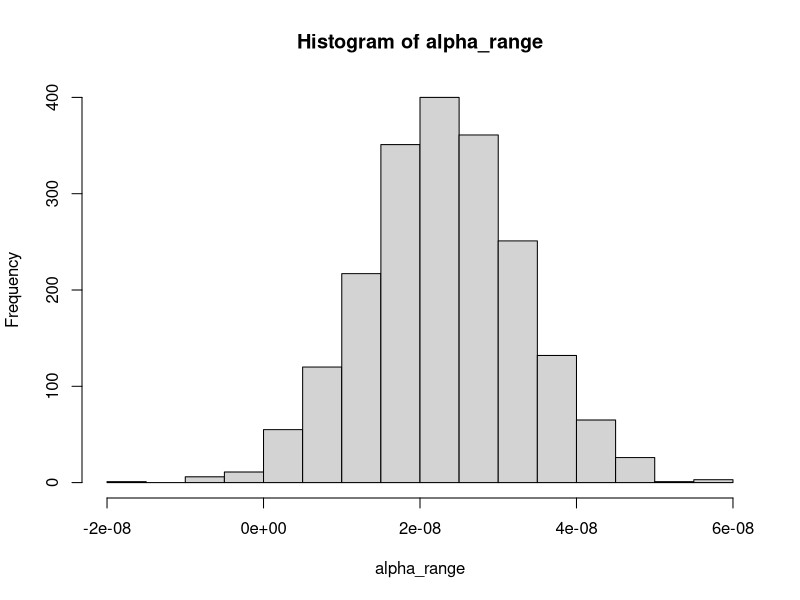
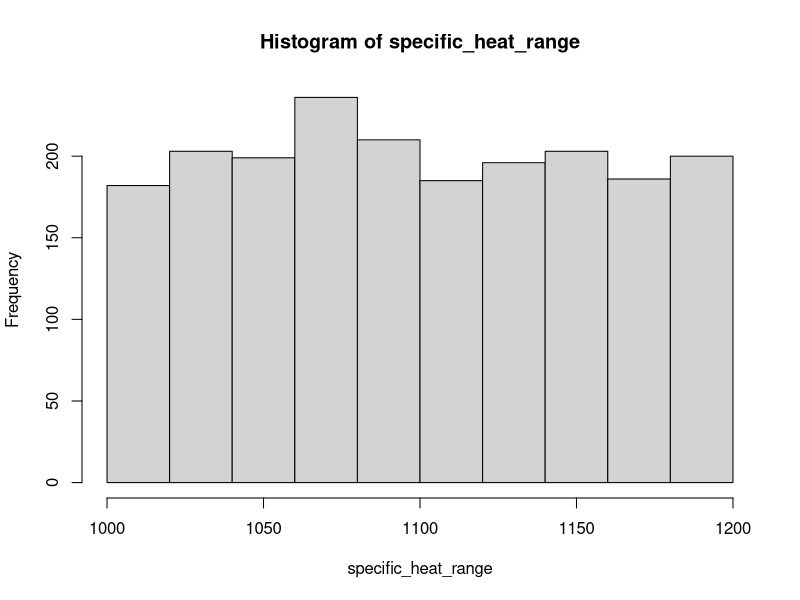
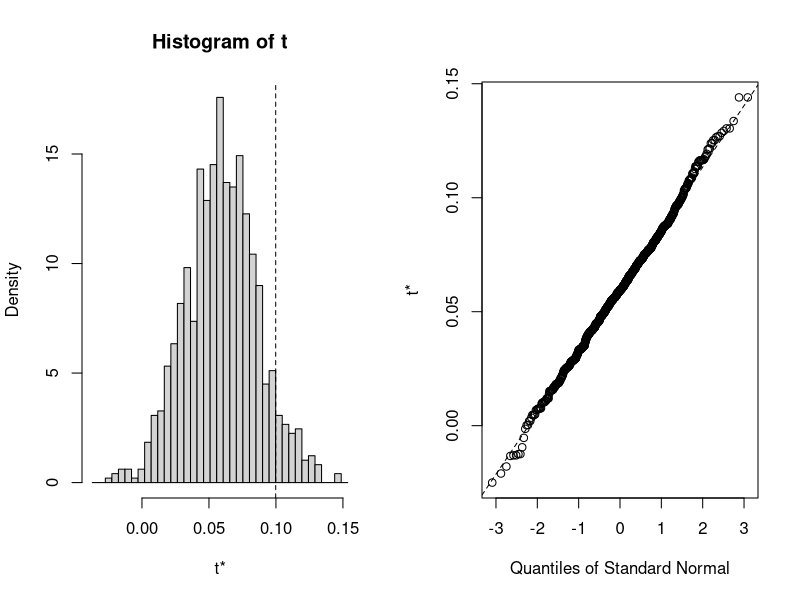

Here is the R script that generated these plots, in order:
library(boot)
#select alpha values with mean and sd of previously determined values
alpha_range<-rnorm(n=2000, mean=2.359007*10^-08, sd=9.987034*10^-09) #0 to 10 cm
hist(alpha_range)
#select values for specific heat capacity
specific_heat_range<-runif(n=2000, min=1000, max=1200) #mean=1140, sd=25) 
hist(specific_heat_range)
range(specific_heat_range)
#density 
density<-2.409*1000 #kg/m^3

#create input dataframe to bootstrap from
dat<-data.frame("alpha"=alpha_range, "Cv"=specific_heat_range*density)
#dat<-data.frame("alpha"=rep(7.13*10^-8), "Cv"=specific_heat_range*density)
str(dat)
#define function 
cond<-function(dat=dat, indices){
  dt<-dat[indices,]
  c(dt[,1]*dt[,2])
}

#bootstrap
test<-boot::boot(data = dat, statistic=cond, R=1000)
plot(test)
#calculate confidence intervals
boot.ci(test,type = "perc", conf = 0.95)
#get value for k
